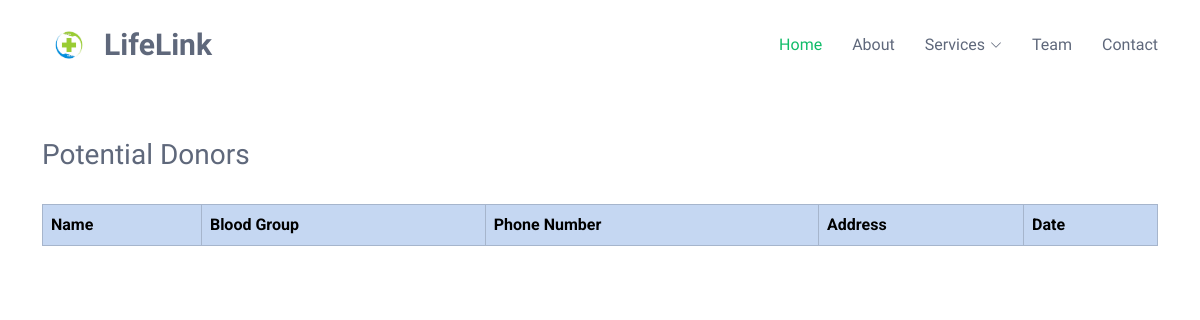
Before: /view_donors/ with the older database file.
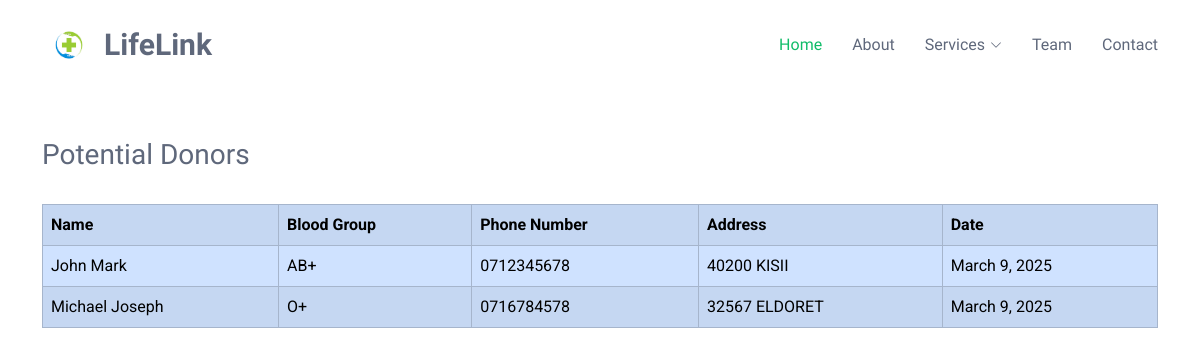
After: the same page with the newer database file.
### LifeLinkApp/models.py (models this page shows, shortened)
class Donor(models.Model):
    filled_at=models.DateTimeField(auto_now_add=True)
    donor_name = models.CharField(max_length=100)
    BLOOD_GROUP_CHOICES = [
        ('A+', 'A+'),
        ('A-', 'A-'),
        ('B+', 'B+'),
        ('B-', 'B-'),
        ('AB+', 'AB+'),
        ('AB-', 'AB-'),
        ('O+', 'O+'),
        ('O-', 'O-'),
    ]
    donor_bloodGroup = models.CharField(max_length=3, choices= BLOOD_GROUP_CHOICES, default='O+')
    donor_contact = models.CharField(max_length=50)
    donor_address = models.CharField(max_length=50)

### LifeLinkApp/views.py (the view)
# urls.py: path('view_donors/',views.view_donors,name='view_donors'),
def view_donors(request):
    donors=Donor.objects.all()
    return render(request,'view_donors.html',{'donors':donors})

### LifeLinkApp/templates/view_donors.html (shortened to what this page needs)
{% load static %}
<!DOCTYPE html>
<html lang="en">
<head>
  <link href="{% static 'assets/vendor/bootstrap/css/bootstrap.min.css' %}" rel="stylesheet">
  <link href="{% static 'assets/vendor/bootstrap-icons/bootstrap-icons.css' %}" rel="stylesheet">
  <link href="{% static 'assets/vendor/aos/aos.css' %}" rel="stylesheet">
  <link href="{% static 'assets/vendor/glightbox/css/glightbox.min.css' %}" rel="stylesheet">
  <link href="{% static 'assets/vendor/swiper/swiper-bundle.min.css' %}" rel="stylesheet">
  <link href="{% static 'assets/css/main.css'%}" rel="stylesheet">
    <link rel="stylesheet" href="{% static 'assets/css/donor_details.css' %}">
</head>
<body class="index-page">
  <header id="header" class="header d-flex align-items-center sticky-top">
    <div class="container-fluid container-xl position-relative d-flex align-items-center">
      <a href="{% url 'homepage' %}" class="logo d-flex align-items-center me-auto">
         <img src="{% static 'assets/img/logo1.jpg' %}" alt="">
        <h1 class="sitename">LifeLink</h1>
      </a>
      <nav id="navmenu" class="navmenu">
        <ul>
          <li><a href="{% url 'homepage' %}" class="active">Home</a></li>
          <li><a href="#about">About</a></li>
           <li class="dropdown"><a href="#"><span>Services</span> <i class="bi bi-chevron-down toggle-dropdown"></i></a>
          </li>
          <li><a href="#team">Team</a></li>
          <li><a href="#contact">Contact</a></li>
        </ul>
      </nav>
    </div>
  </header>
  <br><br>
  <main class="main container">
  <h3>Potential Donors</h3> <br>
   <table class="table table-primary table-striped table-hover table-bordered">
       <tr>
       <td><b>Name</b></td>
       <td><b>Blood Group</b></td>
       <td><b>Phone Number</b></td>
       <td><b>Address</b></td>
       <td><b>Date</b></td>
       </tr>
       {% for donor in donors %}
       <tr>
       <td>{{ donor.donor_name }}</td>
       <td>{{ donor.donor_bloodGroup }}</td>
       <td>{{ donor.donor_contact }}</td>
       <td>{{ donor.donor_address }}</td>
       <td>{{ donor.filled_at|date:"F j, Y" }}</td>
       </tr>
       {% endfor %}
   </table>
       </main>
  <br><br><br><br> <br><br>
    <br><br><br><br> <br><br>
    <br><br><br><br> <br><br>
</body>
</html>

Changed rows visible on the page:
added Donor: donor_name "John Mark", donor_bloodGroup "AB+", donor_contact "0712345678", donor_address "40200 KISII", filled_at "March 9, 2025"
added Donor: donor_name "Michael Joseph", donor_bloodGroup "O+", donor_contact "0716784578", donor_address "32567 ELDORET", filled_at "March 9, 2025"
